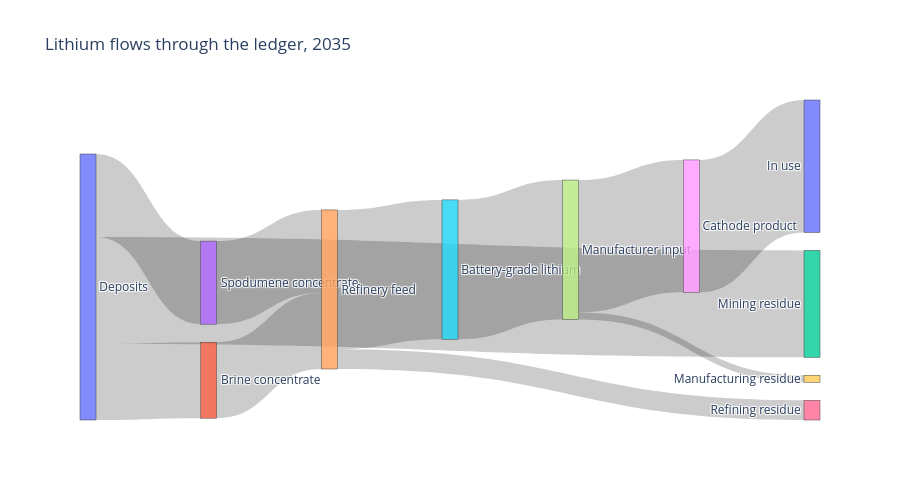

The code cell stored with this chart in its notebook:
### Markdown cell above
## 4. The ledger

**4a. Lithium flows in one year.** Every flow is a ledger movement: from deposits into concentrate and residue, through the refinery and manufacturer, into use. Widths are kt Li.

### Code cell
model = base["model"]
period = SETTINGS["ledger_year"] - params.BASE_YEAR
event_period = {event["event_id"]: event["period"] for event in model.ledger.events}
flows = {}
for movement in model.ledger.movements:
    if movement["component"] != "Li" or event_period[movement["event_id"]] != period:
        continue
    source = ledger_group(model, movement["source"].holder_id, movement["source"].stock, movement["source"].material_form)
    target = ledger_group(model, movement["destination"].holder_id, movement["destination"].stock, movement["destination"].material_form)
    flows[(source, target)] = flows.get((source, target), 0.0) + movement["quantity_t"] / 1e3

nodes = list(dict.fromkeys(name for pair in flows for name in pair))
fig = go.Figure(go.Sankey(
    node={"label": nodes, "pad": 18, "thickness": 16},
    link={"source": [nodes.index(s) for s, _ in flows], "target": [nodes.index(t) for _, t in flows],
          "value": list(flows.values())},
    valueformat=".1f", valuesuffix=" kt Li",
))
fig.update_layout(title=f"Lithium flows through the ledger, {SETTINGS['ledger_year']}", height=500)
fig.show()

### Figure 1 — Plotly figure (JSON) as saved in the notebook; plotly's stock layout.template omitted (floating-point values rounded to 4 significant figures)
{"data": [{"link": {"source": [0, 0, 0, 1, 3, 4, 4, 5, 7, 7, 8], "target": [1, 2, 3, 4, 4, 5, 6, 7, 8, 9, 10], "value": [302.4, 425.6, 330.9, 302.4, 330.9, 554.9, 78.46, 554.9, 527.2, 27.75, 527.2]}, "node": {"label": ["Deposits", "Brine concentrate", "Mining residue", "Spodumene concentrate", "Refinery feed", "Battery-grade lithium", "Refining residue", "Manufacturer input", "Cathode product", "Manufacturing residue", "In use"], "pad": 18, "thickness": 16}, "type": "sankey", "valueformat": ".1f", "valuesuffix": " kt Li"}], "layout": {"height": 500, "title": {"text": "Lithium flows through the ledger, 2035"}}}
